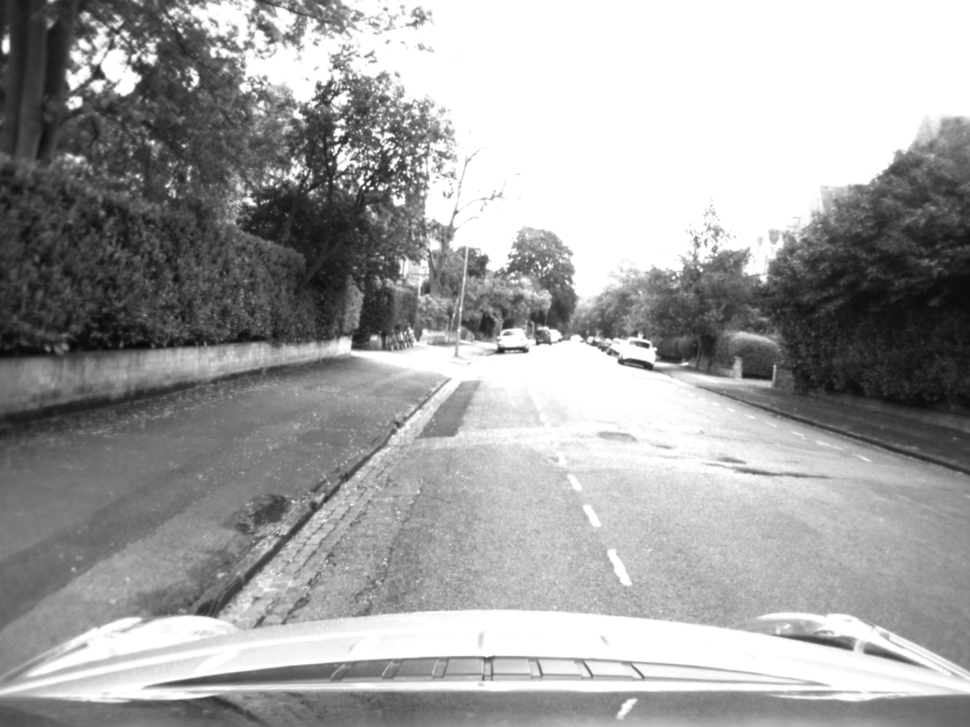
#> input picture 22.png, 970 x 727 px, shrunk from 1280 x 960 before the run
$ jupyter execute --allow-errors trial2.ipynb
#> lines starting #> are read from the running program, lines starting #| are printed output that depends on the picture
[cell 1]
import cv2
from ReadCameraModel import ReadCameraModel
from UndistortImage import UndistortImage
import glob
import matplotlib.pyplot as plt
import numpy as np
import os
import math

## K Matrix

[cell 2]
def cameraMatrix(file):
    frames1 = []
    for frames in os.listdir(file):
        frames1.append(frames)
    fx, fy, cx, cy, G_camera_frames, LUT = ReadCameraModel('model/')
    K = np.array([[fx, 0, cx], [0, fy, cy], [0, 0, 1]])

    return K, LUT

[cell 3]
file = "stereo/centre/"
#> (the rest of this cell did not finish here and is left out)

## SAMPLE IMAGES

[cell 4]
img1=cv2.imread('22.png')
#> img1 is the input picture: shape (727, 970, 3); min 8, max 255, mean 161.3
img2=cv2.imread('23.png')
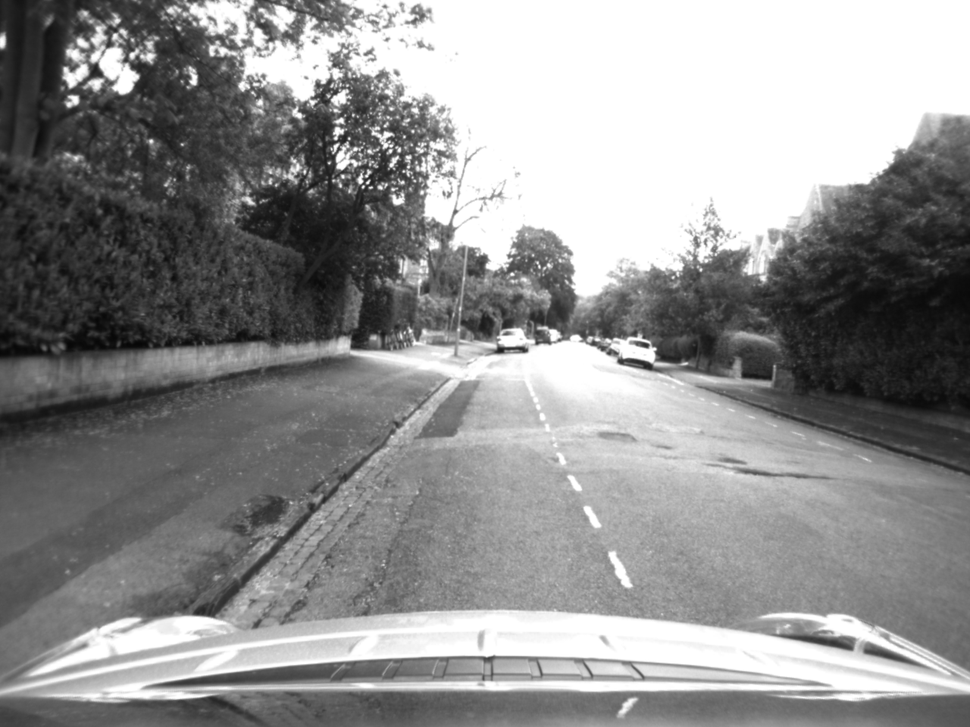
#> input picture 23.png, 970 x 727 px, shrunk from 1280 x 960 before the run
#> img2 is the input picture: shape (727, 970, 3); min 7, max 255, mean 144.1

[cell 5]
plt.imshow(img1)

[cell 6]
plt.imshow(img2)

## SIFT

[cell 7]
gray1 = cv2.cvtColor(img1, cv2.COLOR_BGR2GRAY)
gray2 = cv2.cvtColor(img2, cv2.COLOR_BGR2GRAY)

[cell 8]
sift = cv2.xfeatures2d.SIFT_create()
(kps1, des1) = sift.detectAndCompute(gray1, None)
#> kps1 = 4563 keypoints; strongest (x, y, size): (364, 188, 2), (501, 350, 5.8), (368, 183, 2.3), (97, 73, 8.8)
print("# kps: {}, descriptors: {}".format(len(kps1), des1.shape))
#| # kps: 4563, descriptors: (4563, 128)

[cell 9]
sift = cv2.xfeatures2d.SIFT_create()
(kps2, des2) = sift.detectAndCompute(gray2, None)
#> kps2 = 3960 keypoints; strongest (x, y, size): (368, 182, 2.3), (363, 187, 2), (74, 100, 7.5), (500, 350, 6.2)
print("# kps: {}, descriptors: {}".format(len(kps2), des2.shape))
#| # kps: 3960, descriptors: (3960, 128)

[cell 10]
img=cv2.drawKeypoints(gray2,kps2,img2)
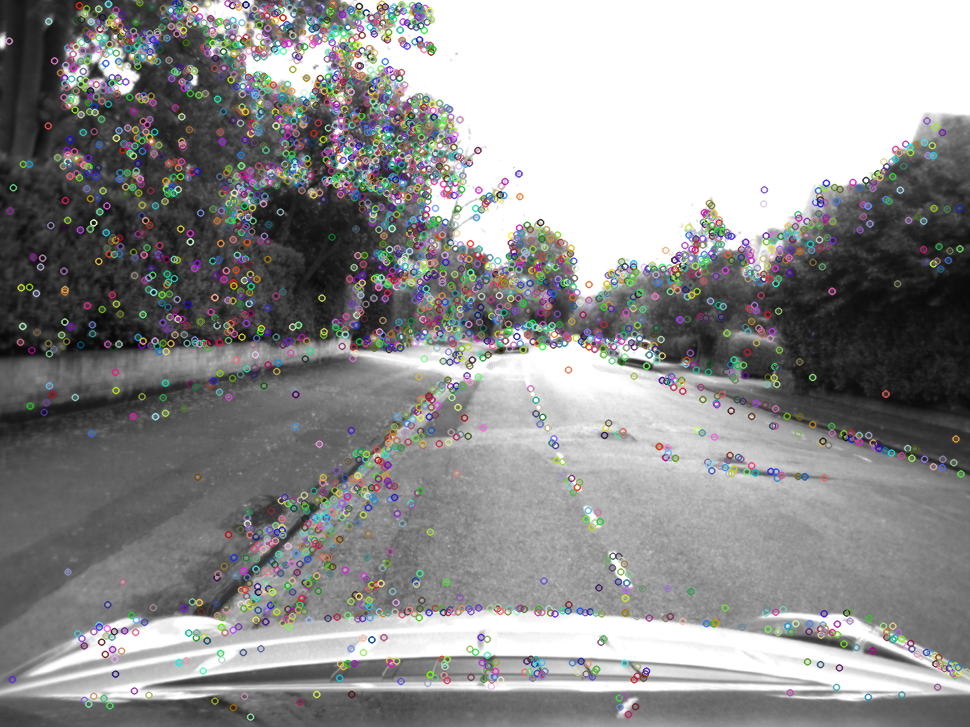
#> img: shape (727, 970, 3); mean B, G, R 143.4, 143.5, 143.5

[cell 11]
plt.imshow(img)

# FEATURE MATCHING

[cell 12]
FLANN_INDEX_KDTREE = 0
index_params = dict(algorithm = FLANN_INDEX_KDTREE, trees = 5)
search_params = dict(checks=50)

flann = cv2.FlannBasedMatcher(index_params,search_params)
matches = flann.knnMatch(des1,des2,k=2)
#> matches = 4563 matches

[cell 13]
features1 = []
features2 = []

for i,(m,n) in enumerate(matches):
    if m.distance < 0.5*n.distance:
        features1.append(kps1[m.queryIdx].pt)
        features2.append(kps2[m.trainIdx].pt)
#> after the loop, features1 = 1610 pairs, first value 11 to 958.4, second value 4.55 to 715.9; features2 = 1610 pairs, first value 11.83 to 959.1, second value 3.3 to 716.6

## Open CV Method

[cell 14]
pts1 = np.int32(features1)
#> pts1 = 1610 pairs, first value 11 to 958, second value 4 to 715
pts2 = np.int32(features2)
#> pts2 = 1610 pairs, first value 11 to 959, second value 3 to 716
F, mask = cv2.findFundamentalMat(pts1,pts2,cv2.FM_LMEDS)
#> F = [[1.03e-05, 0.00637, -2.03], [-0.00638, -8.45e-06, 3.21], [2.02, -3.19, 1]]; mask = 1610 values, max 1 at index 1, min 0 at index 0, mean 0.975

[cell 15]
F
#> Out has the same summary as F

[cell 16]
# We select only inlier points
pts1 = pts1[mask.ravel()==1]
#> pts1 = 1570 pairs, first value 16 to 958, second value 4 to 715
pts2 = pts2[mask.ravel()==1]
#> pts2 = 1570 pairs, first value 12 to 959, second value 3 to 716

#> (a cell that did not finish here is left out)

#> (a cell that did not finish here is left out)

#> (a cell that did not finish here is left out)

#> (a cell that did not finish here is left out)

#> (a cell that did not finish here is left out)

## VOM

[cell 22]
def fundamentalMatrix(edge1, edge2):
    A_x = np.empty((8, 9))

    for i in range(0, len(edge1)):
        x_1 = edge1[i][0]
        y_1 = edge1[i][1]
        x_2 = edge2[i][0]
        y_2 = edge2[i][1]
        A_x[i] = np.array([x_1*x_2, x_2*y_1, x_2, y_2*x_1, y_2*y_1, y_2, x_1, y_1, 1])

    u, s, v = np.linalg.svd(A_x, full_matrices=True)
    f = v[-1].reshape(3,3)
    u1,s1,v1 = np.linalg.svd(f)
    s2 = np.array([[s1[0], 0, 0], [0, s1[1], 0], [0, 0, 0]])
    F = u1 @ s2 @ v1
    return F

def FmatrixCond(x1,x2,F):
    x11=np.array([x1[0],x1[1],1]).T
    x22=np.array([x2[0],x2[1],1])
    return abs(np.squeeze(np.matmul((np.matmul(x22,F)),x11)))

Total_inliers = 0
FinalFundamentalMatrix = np.zeros((3,3))
inlier1 = []
inlier2 = []
print('ransac start')
for i in range(0, 50):
    count = 0
    Extracted_points = []
    Frame1_features = []
    Frame2_features = []
    TemporaryFeatures_1 = []
    TemporaryFeatures_2 = []

    while(True):
        num = np.random.randint(0, len(features1)-1)
        if num not in Extracted_points:
            Extracted_points.append(num)
        if len(Extracted_points) == 8:
            break

    for point in Extracted_points:
        Frame1_features.append([features1[point][0], features1[point][1]])
        Frame2_features.append([features2[point][0], features2[point][1]])

    FundMatrix = fundamentalMatrix(Frame1_features, Frame2_features)

    for number in range(0, len(features1)):
        if FmatrixCond(features1[number], features2[number], FundMatrix) < 0.01:
            count = count + 1
            TemporaryFeatures_1.append(features1[number])
            TemporaryFeatures_2.append(features2[number])

    if count > Total_inliers:
        Total_inliers = count
        FinalFundamentalMatrix = FundMatrix
        inlier1 = TemporaryFeatures_1
        inlier2 = TemporaryFeatures_2
#> after the loop, FinalFundamentalMatrix = [[3.73e-06, -8.32e-05, 0.0295], [8.55e-05, -7.82e-07, -0.0357], [-0.0336, 0.0352, 0.998]]; Total_inliers = 383; inlier1 = 383 pairs, first value 246.6 to 588.7, second value 15 to 663.6; inlier2 = 383 pairs, first value 243.3 to 588.6, second value 12.42 to 663.5
print('ransac end')

[cell 23]
FinalFundamentalMatrix
#> Out has the same summary as FinalFundamentalMatrix
